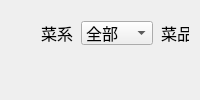
      <widget class="QWidget" name="page_summaryDishes">
       <layout class="QVBoxLayout" name="verticalLayout_11">
        <item>
         <widget class="QWidget" name="widget_dishesSummary" native="true">
          <widget class="QTableView" name="tableView_dishes">
           <property name="geometry">
            <rect>
             <x>100</x>
             <y>130</y>
             <width>451</width>
             <height>281</height>
            </rect>
           </property>
          </widget>
          <widget class="QWidget" name="widget_dishesSearch" native="true">
           <property name="geometry">
            <rect>
             <x>10</x>
             <y>0</y>
             <width>641</width>
             <height>50</height>
            </rect>
           </property>
           <property name="maximumSize">
            <size>
             <width>16777215</width>
             <height>50</height>
            </size>
           </property>
           <widget class="QComboBox" name="comboBox_cuisine">
            <property name="geometry">
             <rect>
              <x>60</x>
              <y>10</y>
              <width>72</width>
              <height>24</height>
             </rect>
            </property>
            <property name="font">
             <font>
              <pointsize>12</pointsize>
             </font>
            </property>
            <item>
             <property name="text">
              <string>全部</string>
             </property>
            </item>
            <item>
             <property name="text">
              <string>鲁</string>
             </property>
            </item>
            <item>
             <property name="text">
              <string>川</string>
             </property>
            </item>
            <item>
             <property name="text">
              <string>粤</string>
             </property>
            </item>
            <item>
             <property name="text">
              <string>苏</string>
             </property>
            </item>
            <item>
             <property name="text">
              <string>闽</string>
             </property>
            </item>
            <item>
             <property name="text">
              <string>湘</string>
             </property>
            </item>
            <item>
             <property name="text">
              <string>徽</string>
             </property>
            </item>
           </widget>
           <widget class="QLabel" name="label_25">
            <property name="geometry">
             <rect>
              <x>20</x>
              <y>10</y>
              <width>41</width>
              <height>21</height>
             </rect>
            </property>
            <property name="text">
             <string>&lt;html&gt;&lt;head/&gt;&lt;body&gt;&lt;p&gt;&lt;span style=&quot; font-size:12pt;&quot;&gt;菜系&lt;/span&gt;&lt;/p&gt;&lt;/body&gt;&lt;/html&gt;</string>
            </property>
           </widget>
           <widget class="QLabel" name="label_28">
            <property name="geometry">
             <rect>
              <x>140</x>
              <y>10</y>
              <width>71</width>
              <height>21</height>
             </rect>
            </property>
            <property name="text">
             <string>&lt;html&gt;&lt;head/&gt;&lt;body&gt;&lt;p&gt;&lt;span style=&quot; font-size:12pt;&quot;&gt;菜品名称&lt;/span&gt;&lt;/p&gt;&lt;/body&gt;&lt;/html&gt;</string>
            </property>
           </widget>
           <widget class="QLineEdit" name="text_dishesName">
            <property name="geometry">
             <rect>
              <x>210</x>
              <y>10</y>
              <width>151</width>
              <height>23</height>
             </rect>
            </property>
            <property name="font">
             <font>
              <pointsize>12</pointsize>
             </font>
            </property>
           </widget>
           <widget class="QLabel" name="label_29">
            <property name="geometry">
             <rect>
              <x>380</x>
              <y>10</y>
              <width>71</width>
              <height>21</height>
             </rect>
            </property>
            <property name="text">
             <string>&lt;html&gt;&lt;head/&gt;&lt;body&gt;&lt;p&gt;&lt;span style=&quot; font-size:12pt;&quot;&gt;价格区间&lt;/span&gt;&lt;/p&gt;&lt;/body&gt;&lt;/html&gt;</string>
            </property>
           </widget>
           <widget class="QLineEdit" name="text_lowPrice">
            <property name="geometry">
             <rect>
              <x>460</x>
              <y>10</y>
              <width>41</width>
              <height>23</height>
             </rect>
            </property>
           </widget>
           <widget class="QLineEdit" name="text_highPrice">
            <property name="geometry">
             <rect>
              <x>510</x>
              <y>10</y>
              <width>41</width>
              <height>23</height>
             </rect>
            </property>
           </widget>
           <widget class="QPushButton" name="btn_searchDishes">
            <property name="geometry">
             <rect>
              <x>570</x>
              <y>10</y>
              <width>61</width>
              <height>24</height>
             </rect>
            </property>
            <property name="text">
             <string>查询</string>
            </property>
           </widget>
          </widget>
         </widget>
        </item>
       </layout>
      </widget>
